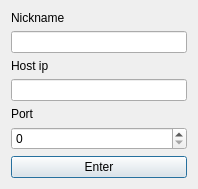
<?xml version="1.0" encoding="UTF-8"?>
<ui version="4.0">
 <class>SetNickName</class>
 <widget class="QDialog" name="SetNickName">
  <property name="geometry">
   <rect>
    <x>0</x>
    <y>0</y>
    <width>198</width>
    <height>183</height>
   </rect>
  </property>
  <property name="windowTitle">
   <string>Dialog</string>
  </property>
  <layout class="QGridLayout" name="gridLayout">
   <item row="0" column="0">
    <layout class="QVBoxLayout" name="verticalLayout">
     <item>
      <widget class="QLabel" name="label">
       <property name="text">
        <string>Nickname</string>
       </property>
      </widget>
     </item>
     <item>
      <widget class="QLineEdit" name="NicknameLine"/>
     </item>
     <item>
      <widget class="QLabel" name="label_2">
       <property name="text">
        <string>Host ip</string>
       </property>
      </widget>
     </item>
     <item>
      <widget class="QLineEdit" name="HostIpLine"/>
     </item>
     <item>
      <widget class="QLabel" name="label_3">
       <property name="text">
        <string>Port</string>
       </property>
      </widget>
     </item>
     <item>
      <widget class="QSpinBox" name="hostPort">
       <property name="maximum">
        <number>5000000</number>
       </property>
       <property name="singleStep">
        <number>500</number>
       </property>
      </widget>
     </item>
     <item>
      <widget class="QPushButton" name="pushButton">
       <property name="text">
        <string>Enter</string>
       </property>
      </widget>
     </item>
    </layout>
   </item>
  </layout>
 </widget>
 <resources/>
 <connections/>
</ui>
